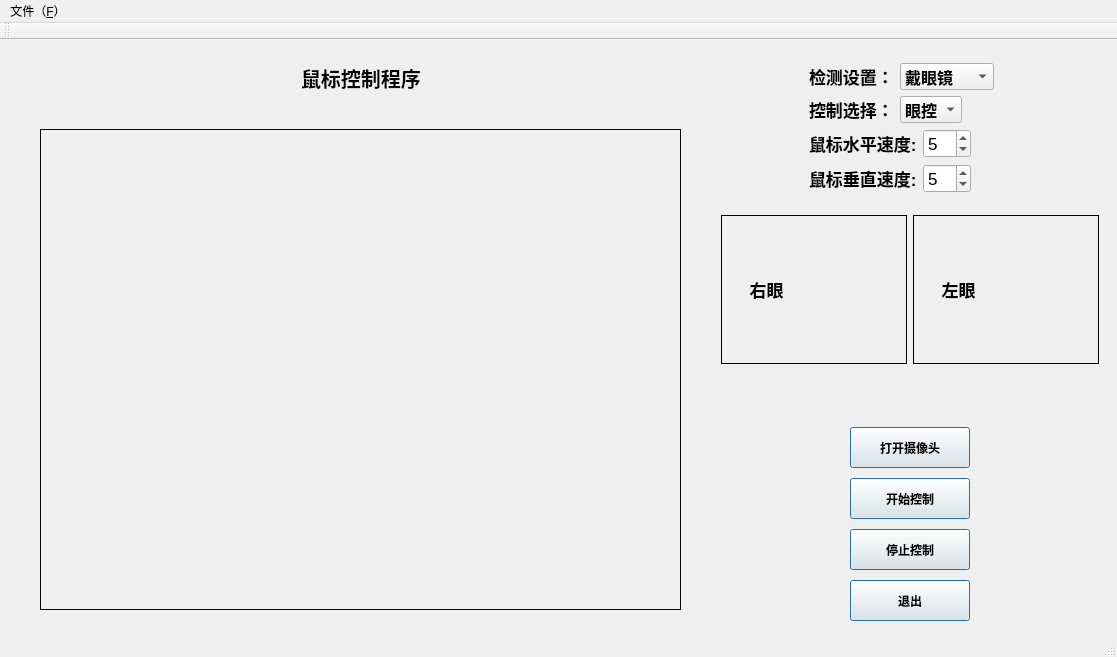
<?xml version="1.0" encoding="UTF-8"?>
<ui version="4.0">
 <class>eyesdetectClass</class>
 <widget class="QMainWindow" name="eyesdetectClass">
  <property name="geometry">
   <rect>
    <x>0</x>
    <y>0</y>
    <width>1117</width>
    <height>657</height>
   </rect>
  </property>
  <property name="minimumSize">
   <size>
    <width>1117</width>
    <height>657</height>
   </size>
  </property>
  <property name="windowTitle">
   <string>eyesdetect</string>
  </property>
  <widget class="QWidget" name="centralWidget">
   <widget class="QWidget" name="widget" native="true">
    <property name="geometry">
     <rect>
      <x>18</x>
      <y>1</y>
      <width>685</width>
      <height>601</height>
     </rect>
    </property>
    <property name="minimumSize">
     <size>
      <width>685</width>
      <height>585</height>
     </size>
    </property>
    <property name="maximumSize">
     <size>
      <width>685</width>
      <height>16777215</height>
     </size>
    </property>
    <layout class="QGridLayout" name="gridLayout_3">
     <item row="1" column="0">
      <widget class="QWidget" name="widget_3" native="true">
       <property name="minimumSize">
        <size>
         <width>663</width>
         <height>503</height>
        </size>
       </property>
       <layout class="QGridLayout" name="gridLayout_2">
        <item row="0" column="0">
         <widget class="QLabel" name="picture_show">
          <property name="minimumSize">
           <size>
            <width>641</width>
            <height>481</height>
           </size>
          </property>
          <property name="maximumSize">
           <size>
            <width>641</width>
            <height>481</height>
           </size>
          </property>
          <property name="contextMenuPolicy">
           <enum>Qt::DefaultContextMenu</enum>
          </property>
          <property name="acceptDrops">
           <bool>false</bool>
          </property>
          <property name="autoFillBackground">
           <bool>false</bool>
          </property>
          <property name="frameShape">
           <enum>QFrame::Box</enum>
          </property>
          <property name="text">
           <string/>
          </property>
         </widget>
        </item>
       </layout>
      </widget>
     </item>
     <item row="0" column="0">
      <widget class="QWidget" name="widget_2" native="true">
       <property name="maximumSize">
        <size>
         <width>721</width>
         <height>51</height>
        </size>
       </property>
       <layout class="QHBoxLayout" name="horizontalLayout">
        <item>
         <spacer name="horizontalSpacer">
          <property name="orientation">
           <enum>Qt::Horizontal</enum>
          </property>
          <property name="sizeHint" stdset="0">
           <size>
            <width>291</width>
            <height>20</height>
           </size>
          </property>
         </spacer>
        </item>
        <item>
         <widget class="QLabel" name="label">
          <property name="font">
           <font>
            <pointsize>15</pointsize>
            <weight>75</weight>
            <bold>true</bold>
           </font>
          </property>
          <property name="text">
           <string>鼠标控制程序</string>
          </property>
         </widget>
        </item>
        <item>
         <spacer name="horizontalSpacer_2">
          <property name="orientation">
           <enum>Qt::Horizontal</enum>
          </property>
          <property name="sizeHint" stdset="0">
           <size>
            <width>290</width>
            <height>20</height>
           </size>
          </property>
         </spacer>
        </item>
       </layout>
      </widget>
     </item>
    </layout>
   </widget>
   <widget class="QWidget" name="widget_4" native="true">
    <property name="geometry">
     <rect>
      <x>710</x>
      <y>1</y>
      <width>400</width>
      <height>601</height>
     </rect>
    </property>
    <property name="sizePolicy">
     <sizepolicy hsizetype="Expanding" vsizetype="Expanding">
      <horstretch>0</horstretch>
      <verstretch>0</verstretch>
     </sizepolicy>
    </property>
    <property name="minimumSize">
     <size>
      <width>400</width>
      <height>601</height>
     </size>
    </property>
    <property name="maximumSize">
     <size>
      <width>400</width>
      <height>16777215</height>
     </size>
    </property>
    <layout class="QVBoxLayout" name="verticalLayout_3">
     <item>
      <layout class="QHBoxLayout" name="horizontalLayout_8">
       <item>
        <spacer name="horizontalSpacer_5">
         <property name="orientation">
          <enum>Qt::Horizontal</enum>
         </property>
         <property name="sizeHint" stdset="0">
          <size>
           <width>40</width>
           <height>20</height>
          </size>
         </property>
        </spacer>
       </item>
       <item>
        <widget class="QWidget" name="widget_5" native="true">
         <layout class="QVBoxLayout" name="verticalLayout_2">
          <item>
           <layout class="QHBoxLayout" name="horizontalLayout_4">
            <item>
             <widget class="QLabel" name="label_4">
              <property name="font">
               <font>
                <pointsize>13</pointsize>
                <weight>75</weight>
                <bold>true</bold>
               </font>
              </property>
              <property name="text">
               <string>检测设置：</string>
              </property>
             </widget>
            </item>
            <item>
             <widget class="QComboBox" name="comboBox">
              <property name="font">
               <font>
                <pointsize>12</pointsize>
                <weight>75</weight>
                <bold>true</bold>
               </font>
              </property>
              <item>
               <property name="text">
                <string>戴眼镜</string>
               </property>
              </item>
              <item>
               <property name="text">
                <string>不戴眼镜</string>
               </property>
              </item>
             </widget>
            </item>
            <item>
             <spacer name="horizontalSpacer_11">
              <property name="orientation">
               <enum>Qt::Horizontal</enum>
              </property>
              <property name="sizeHint" stdset="0">
               <size>
                <width>13</width>
                <height>17</height>
               </size>
              </property>
             </spacer>
            </item>
           </layout>
          </item>
          <item>
           <layout class="QHBoxLayout" name="horizontalLayout_6">
            <item>
             <widget class="QLabel" name="label_5">
              <property name="font">
               <font>
                <pointsize>13</pointsize>
                <weight>75</weight>
                <bold>true</bold>
               </font>
              </property>
              <property name="text">
               <string>控制选择：</string>
              </property>
             </widget>
            </item>
            <item>
             <widget class="QComboBox" name="comboBox_2">
              <property name="font">
               <font>
                <pointsize>12</pointsize>
                <weight>75</weight>
                <bold>true</bold>
               </font>
              </property>
              <item>
               <property name="text">
                <string>眼控</string>
               </property>
              </item>
              <item>
               <property name="text">
                <string>头控</string>
               </property>
              </item>
             </widget>
            </item>
            <item>
             <spacer name="horizontalSpacer_9">
              <property name="orientation">
               <enum>Qt::Horizontal</enum>
              </property>
              <property name="sizeHint" stdset="0">
               <size>
                <width>40</width>
                <height>20</height>
               </size>
              </property>
             </spacer>
            </item>
           </layout>
          </item>
          <item>
           <layout class="QHBoxLayout" name="horizontalLayout_2">
            <item>
             <widget class="QLabel" name="label_2">
              <property name="font">
               <font>
                <pointsize>13</pointsize>
                <weight>75</weight>
                <bold>true</bold>
               </font>
              </property>
              <property name="text">
               <string>鼠标水平速度:</string>
              </property>
             </widget>
            </item>
            <item>
             <widget class="QSpinBox" name="mouse_x">
              <property name="font">
               <font>
                <pointsize>13</pointsize>
               </font>
              </property>
              <property name="value">
               <number>5</number>
              </property>
             </widget>
            </item>
            <item>
             <spacer name="horizontalSpacer_3">
              <property name="orientation">
               <enum>Qt::Horizontal</enum>
              </property>
              <property name="sizeHint" stdset="0">
               <size>
                <width>40</width>
                <height>20</height>
               </size>
              </property>
             </spacer>
            </item>
           </layout>
          </item>
          <item>
           <layout class="QHBoxLayout" name="horizontalLayout_3">
            <item>
             <widget class="QLabel" name="label_3">
              <property name="font">
               <font>
                <pointsize>13</pointsize>
                <weight>75</weight>
                <bold>true</bold>
               </font>
              </property>
              <property name="text">
               <string>鼠标垂直速度:</string>
              </property>
             </widget>
            </item>
            <item>
             <widget class="QSpinBox" name="mouse_y">
              <property name="font">
               <font>
                <pointsize>13</pointsize>
               </font>
              </property>
              <property name="value">
               <number>5</number>
              </property>
             </widget>
            </item>
            <item>
             <spacer name="horizontalSpacer_4">
              <property name="orientation">
               <enum>Qt::Horizontal</enum>
              </property>
              <property name="sizeHint" stdset="0">
               <size>
                <width>40</width>
                <height>20</height>
               </size>
              </property>
             </spacer>
            </item>
           </layout>
          </item>
          <item>
           <spacer name="verticalSpacer">
            <property name="orientation">
             <enum>Qt::Vertical</enum>
            </property>
            <property name="sizeHint" stdset="0">
             <size>
              <width>20</width>
              <height>5</height>
             </size>
            </property>
           </spacer>
          </item>
         </layout>
        </widget>
       </item>
       <item>
        <spacer name="horizontalSpacer_6">
         <property name="orientation">
          <enum>Qt::Horizontal</enum>
         </property>
         <property name="sizeHint" stdset="0">
          <size>
           <width>40</width>
           <height>20</height>
          </size>
         </property>
        </spacer>
       </item>
      </layout>
     </item>
     <item>
      <layout class="QHBoxLayout" name="horizontalLayout_5">
       <item>
        <widget class="QLabel" name="right_eye">
         <property name="minimumSize">
          <size>
           <width>176</width>
           <height>149</height>
          </size>
         </property>
         <property name="font">
          <font>
           <pointsize>13</pointsize>
           <weight>75</weight>
           <bold>true</bold>
          </font>
         </property>
         <property name="frameShape">
          <enum>QFrame::Box</enum>
         </property>
         <property name="text">
          <string>     右眼</string>
         </property>
        </widget>
       </item>
       <item>
        <widget class="QLabel" name="left_eye">
         <property name="minimumSize">
          <size>
           <width>176</width>
           <height>149</height>
          </size>
         </property>
         <property name="font">
          <font>
           <pointsize>13</pointsize>
           <weight>75</weight>
           <bold>true</bold>
          </font>
         </property>
         <property name="frameShape">
          <enum>QFrame::Box</enum>
         </property>
         <property name="text">
          <string>     左眼</string>
         </property>
        </widget>
       </item>
      </layout>
     </item>
     <item>
      <spacer name="verticalSpacer_3">
       <property name="orientation">
        <enum>Qt::Vertical</enum>
       </property>
       <property name="sizeHint" stdset="0">
        <size>
         <width>20</width>
         <height>13</height>
        </size>
       </property>
      </spacer>
     </item>
     <item>
      <layout class="QHBoxLayout" name="horizontalLayout_7">
       <item>
        <spacer name="horizontalSpacer_7">
         <property name="orientation">
          <enum>Qt::Horizontal</enum>
         </property>
         <property name="sizeHint" stdset="0">
          <size>
           <width>40</width>
           <height>20</height>
          </size>
         </property>
        </spacer>
       </item>
       <item>
        <layout class="QVBoxLayout" name="verticalLayout">
         <property name="spacing">
          <number>10</number>
         </property>
         <property name="sizeConstraint">
          <enum>QLayout::SetMinimumSize</enum>
         </property>
         <property name="topMargin">
          <number>10</number>
         </property>
         <property name="rightMargin">
          <number>0</number>
         </property>
         <property name="bottomMargin">
          <number>10</number>
         </property>
         <item>
          <widget class="QPushButton" name="button_open">
           <property name="enabled">
            <bool>true</bool>
           </property>
           <property name="minimumSize">
            <size>
             <width>120</width>
             <height>41</height>
            </size>
           </property>
           <property name="maximumSize">
            <size>
             <width>149</width>
             <height>16777215</height>
            </size>
           </property>
           <property name="font">
            <font>
             <weight>75</weight>
             <bold>true</bold>
            </font>
           </property>
           <property name="text">
            <string>打开摄像头</string>
           </property>
           <property name="checkable">
            <bool>false</bool>
           </property>
           <property name="autoDefault">
            <bool>false</bool>
           </property>
           <property name="default">
            <bool>true</bool>
           </property>
          </widget>
         </item>
         <item>
          <widget class="QPushButton" name="button_start">
           <property name="minimumSize">
            <size>
             <width>120</width>
             <height>41</height>
            </size>
           </property>
           <property name="maximumSize">
            <size>
             <width>149</width>
             <height>16777215</height>
            </size>
           </property>
           <property name="font">
            <font>
             <weight>75</weight>
             <bold>true</bold>
            </font>
           </property>
           <property name="text">
            <string>开始控制</string>
           </property>
           <property name="default">
            <bool>true</bool>
           </property>
          </widget>
         </item>
         <item>
          <widget class="QPushButton" name="button_pause">
           <property name="minimumSize">
            <size>
             <width>120</width>
             <height>41</height>
            </size>
           </property>
           <property name="maximumSize">
            <size>
             <width>149</width>
             <height>16777215</height>
            </size>
           </property>
           <property name="font">
            <font>
             <weight>75</weight>
             <bold>true</bold>
            </font>
           </property>
           <property name="text">
            <string>停止控制</string>
           </property>
           <property name="default">
            <bool>true</bool>
           </property>
          </widget>
         </item>
         <item>
          <widget class="QPushButton" name="button_quit">
           <property name="minimumSize">
            <size>
             <width>120</width>
             <height>41</height>
            </size>
           </property>
           <property name="maximumSize">
            <size>
             <width>149</width>
             <height>16777215</height>
            </size>
           </property>
           <property name="font">
            <font>
             <weight>75</weight>
             <italic>false</italic>
             <bold>true</bold>
             <underline>false</underline>
            </font>
           </property>
           <property name="text">
            <string>退出</string>
           </property>
           <property name="checkable">
            <bool>false</bool>
           </property>
           <property name="default">
            <bool>true</bool>
           </property>
           <property name="flat">
            <bool>false</bool>
           </property>
          </widget>
         </item>
        </layout>
       </item>
       <item>
        <spacer name="horizontalSpacer_8">
         <property name="orientation">
          <enum>Qt::Horizontal</enum>
         </property>
         <property name="sizeHint" stdset="0">
          <size>
           <width>40</width>
           <height>20</height>
          </size>
         </property>
        </spacer>
       </item>
      </layout>
     </item>
    </layout>
   </widget>
  </widget>
  <widget class="QMenuBar" name="menuBar">
   <property name="geometry">
    <rect>
     <x>0</x>
     <y>0</y>
     <width>1117</width>
     <height>26</height>
    </rect>
   </property>
   <widget class="QMenu" name="menu_F">
    <property name="title">
     <string>文件（&amp;F）</string>
    </property>
   </widget>
   <addaction name="menu_F"/>
  </widget>
  <widget class="QToolBar" name="mainToolBar">
   <attribute name="toolBarArea">
    <enum>TopToolBarArea</enum>
   </attribute>
   <attribute name="toolBarBreak">
    <bool>false</bool>
   </attribute>
  </widget>
  <widget class="QStatusBar" name="statusBar"/>
  <action name="open_file">
   <property name="text">
    <string>打开照片</string>
   </property>
   <property name="font">
    <font>
     <weight>75</weight>
     <bold>true</bold>
    </font>
   </property>
  </action>
  <action name="open_video">
   <property name="text">
    <string>打开视频</string>
   </property>
   <property name="font">
    <font>
     <weight>75</weight>
     <bold>true</bold>
    </font>
   </property>
  </action>
 </widget>
 <layoutdefault spacing="6" margin="11"/>
 <resources>
  <include location="eyesdetect.qrc"/>
 </resources>
 <connections>
  <connection>
   <sender>button_quit</sender>
   <signal>clicked()</signal>
   <receiver>eyesdetectClass</receiver>
   <slot>quit_clink()</slot>
   <hints>
    <hint type="sourcelabel">
     <x>969</x>
     <y>619</y>
    </hint>
    <hint type="destinationlabel">
     <x>957</x>
     <y>574</y>
    </hint>
   </hints>
  </connection>
  <connection>
   <sender>button_start</sender>
   <signal>clicked()</signal>
   <receiver>eyesdetectClass</receiver>
   <slot>start_clink()</slot>
   <hints>
    <hint type="sourcelabel">
     <x>969</x>
     <y>517</y>
    </hint>
    <hint type="destinationlabel">
     <x>961</x>
     <y>426</y>
    </hint>
   </hints>
  </connection>
  <connection>
   <sender>button_pause</sender>
   <signal>clicked()</signal>
   <receiver>eyesdetectClass</receiver>
   <slot>pause_clink()</slot>
   <hints>
    <hint type="sourcelabel">
     <x>969</x>
     <y>568</y>
    </hint>
    <hint type="destinationlabel">
     <x>964</x>
     <y>491</y>
    </hint>
   </hints>
  </connection>
  <connection>
   <sender>button_open</sender>
   <signal>clicked()</signal>
   <receiver>eyesdetectClass</receiver>
   <slot>open_clink()</slot>
   <hints>
    <hint type="sourcelabel">
     <x>969</x>
     <y>466</y>
    </hint>
    <hint type="destinationlabel">
     <x>951</x>
     <y>370</y>
    </hint>
   </hints>
  </connection>
  <connection>
   <sender>comboBox</sender>
   <signal>currentTextChanged(QString)</signal>
   <receiver>eyesdetectClass</receiver>
   <slot>slect_clink()</slot>
   <hints>
    <hint type="sourcelabel">
     <x>1016</x>
     <y>90</y>
    </hint>
    <hint type="destinationlabel">
     <x>505</x>
     <y>344</y>
    </hint>
   </hints>
  </connection>
  <connection>
   <sender>mouse_x</sender>
   <signal>valueChanged(int)</signal>
   <receiver>eyesdetectClass</receiver>
   <slot>set_mousespeed()</slot>
   <hints>
    <hint type="sourcelabel">
     <x>970</x>
     <y>141</y>
    </hint>
    <hint type="destinationlabel">
     <x>566</x>
     <y>335</y>
    </hint>
   </hints>
  </connection>
  <connection>
   <sender>mouse_y</sender>
   <signal>valueChanged(int)</signal>
   <receiver>eyesdetectClass</receiver>
   <slot>set_mousespeed()</slot>
   <hints>
    <hint type="sourcelabel">
     <x>970</x>
     <y>179</y>
    </hint>
    <hint type="destinationlabel">
     <x>566</x>
     <y>335</y>
    </hint>
   </hints>
  </connection>
  <connection>
   <sender>comboBox_2</sender>
   <signal>currentIndexChanged(QString)</signal>
   <receiver>eyesdetectClass</receiver>
   <slot>control_slect()</slot>
   <hints>
    <hint type="sourcelabel">
     <x>938</x>
     <y>112</y>
    </hint>
    <hint type="destinationlabel">
     <x>558</x>
     <y>328</y>
    </hint>
   </hints>
  </connection>
 </connections>
 <slots>
  <slot>start_clink()</slot>
  <slot>pause_clink()</slot>
  <slot>open_clink()</slot>
  <slot>openfile_clink()</slot>
  <slot>quit_clink()</slot>
  <slot>slect_clink()</slot>
  <slot>openvideo_clink()</slot>
  <slot>set_mousespeed()</slot>
  <slot>control_slect()</slot>
 </slots>
</ui>
